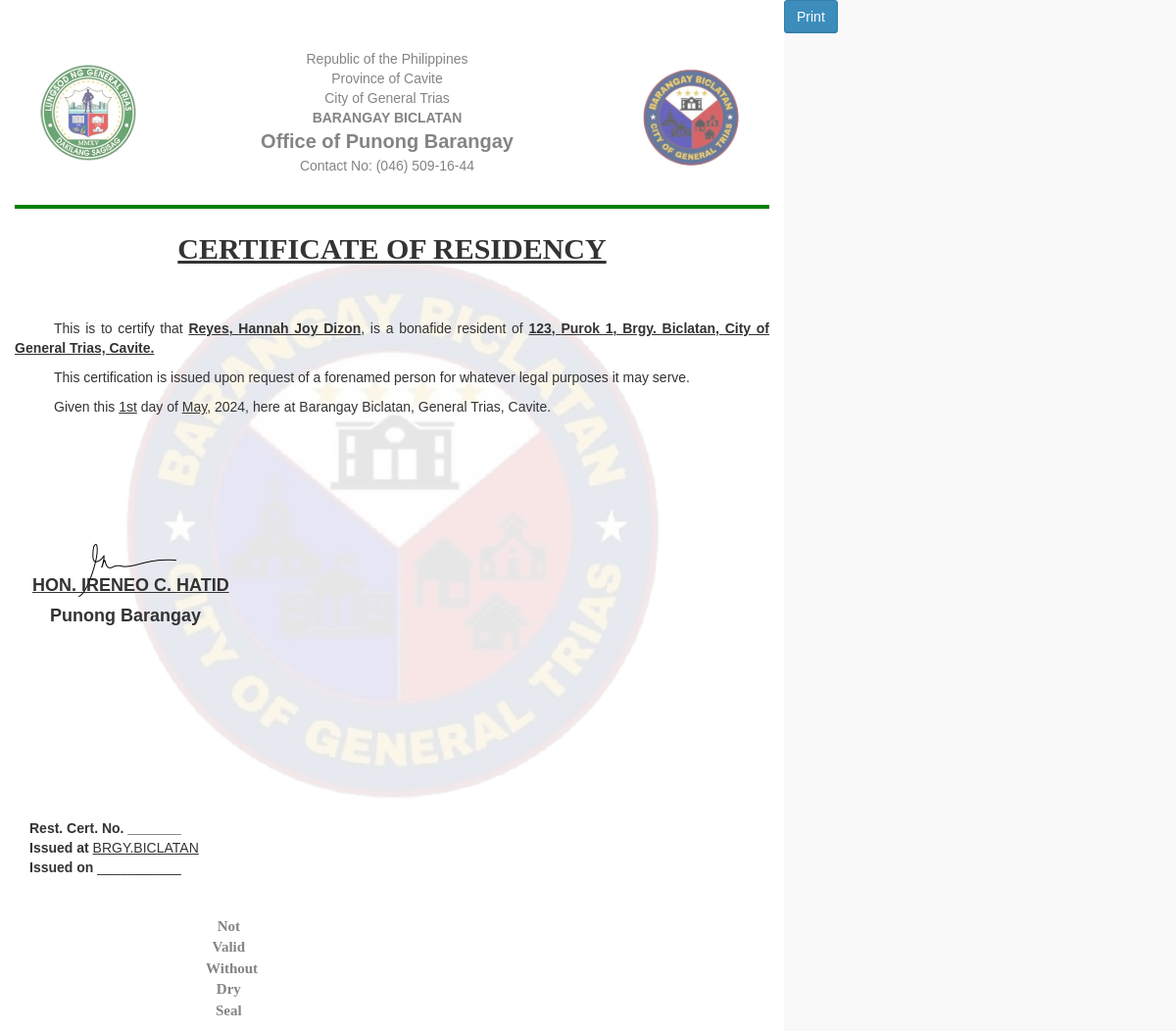
/rescert_form.php?id_rescert=111112, run on the app's committed database.
### tables this page shows
CREATE TABLE `tbl_rescert` (
  `id_rescert` int(11) NOT NULL,
  `id_resident` int(11) NOT NULL,
  `lname` varchar(255) NOT NULL,
  `fname` varchar(255) NOT NULL,
  `mi` varchar(255) NOT NULL,
  `age` varchar(255) NOT NULL,
  `nationality` varchar(255) DEFAULT NULL,
  `houseno` varchar(255) NOT NULL,
  `street` varchar(255) NOT NULL,
  `brgy` varchar(255) NOT NULL,
  `municipal` varchar(255) NOT NULL,
  `date` date NOT NULL,
  `purpose` varchar(255) NOT NULL
);

### classes/main.class.php (called while the page is built, shortened)
<?php
class BMISClass {
    protected $server = "mysql:host=localhost;dbname=bmis";
    protected $user = "root";
    protected $pass = "";
    protected $options = array(PDO::ATTR_ERRMODE => PDO::ERRMODE_EXCEPTION, PDO::ATTR_DEFAULT_FETCH_MODE => PDO::FETCH_ASSOC);
    public function openConn() {
        try {
            $this->con = new PDO($this->server, $this->user, $this->pass, $this->options);
            return $this->con;
        }
        catch(PDOException $e) {
            echo "Datbase Connection Error! ", $e->getMessage();
        }
    }
    public function get_single_certofres_walkin($id_rescert){
        $id_rescert = $_GET['id_rescert'];
        $connection = $this->openConn();
        $stmt = $connection->prepare("SELECT * FROM tbl_rescert where id_rescert = ?");
        $stmt->execute([$id_rescert]);
        $resident = $stmt->fetch();
        $total = $stmt->rowCount();
        if($total > 0 )  {
            return $resident;
        }
        else{
            return false;
        }
    }
}
?>

### rescert_form.php (the view, shortened to what this page needs)
<?php
require('classes/resident.class.php');
$resident = $residentbmis->get_single_certofres_walkin($id_rescert);
?>
<!DOCTYPE html>
<html id="clearance">
<head>
    <link href="bootstrap/css/bootstrap.min.css" rel="stylesheet" type="text/css" />
    <link href="bootstrap/css/font-awesome.min.css" rel="stylesheet" type="text/css" />
    <link href="bootstrap/css/ionicons.min.css" rel="stylesheet" type="text/css" />
    <link href="bootstrap/css/morris-0.4.3.min.css" rel="stylesheet" type="text/css" />
    <link href="bootstrap/css/AdminLTE.css" rel="stylesheet" type="text/css" />
    <link href="bootstrap/css/dataTables.bootstrap.css" rel="stylesheet" type="text/css" />
    <link href="bootstrap/css/select2.css" rel="stylesheet" type="text/css" />
</head>
<body class="skin-black">
    <div class="col-xs-12 col-sm-6 col-md-8" style="background-color: white;">
            <div style="width: 100%; height:100%; max-height: 1000px;">
                <div style="margin-top:30px; opacity: 0.6; display: flex; justify-content: space-between;">
                    <image src="assets/golo1.png" style="width: auto; height: 100px; margin-top: 35px; margin-left: 25px;" />
                    <center>
                        <p style="margin-top: 20px;">Republic of the Philippines<br>
                            Province of Cavite<br>
                            City of General Trias<br>
                            <b>BARANGAY BICLATAN</b><br>
                            <b style="font-size:20px;">Office of Punong Barangay</b><br>
                            Contact No: (046) 509-16-44
                        </p>
                    </center>
                    <image src="assets/golo.png" style="width: auto; height: 110px; margin-top: 35px; margin-right: 25px;" />
                </div>
                <hr style="border:2px solid green;">
                <div style="background-image: url('assets/golo.png'); background-size: cover; background-repeat: no-repeat; background-position: center; background-size: 80%; background-color: rgba(255, 255, 255, 0.9); background-blend-mode: overlay; background-position: center top; height: 800px;">
                    <p class="text-center" style="font-size: 30px; font-weight: bold; font-family: 'Copperplate Gothic Bold';"><u>CERTIFICATE OF RESIDENCY</u><br></p><br><br>
                    <p style="text-indent:40px;text-align: justify;">This is to certify that <u><b><?= $resident['lname']; ?>, <?= $resident['fname']; ?> <?= $resident['mi']; ?></b></u>, is a bonafide resident of <u><b><?= $resident['houseno']; ?>, <?= $resident['street']; ?>, Brgy. Biclatan, City of General Trias, Cavite.</b></u>
                    <p style="text-indent:40px;text-align: justify;">This certification is issued upon request of a forenamed person for whatever legal purposes it may serve.
                        <p style="text-indent:40px;text-align: justify;">Given this <ins><?= date('jS'); ?></ins> day of <ins><?= date('F'); ?></ins>, 2024, here at Barangay Biclatan, General Trias, Cavite.</p> <br><br>
                        <div style="display: flex;">
                            <div style="flex: 1;">
                                <br><br><br><br>
                                <image src="icons/signature.png" style="width:100px; margin-left:65px; position: absolute;" /><br>
                                <label style="font-size:18px;margin-left:1em; margin-top: 10px;"><u>HON. IRENEO C. HATID</u></label><br>
                                <label style="font-size:18px; margin-left:2em;">Punong Barangay</label>
                            </div>
                            <div style="flex: 1;">
                            </div>
                        </div>
                <div class="col-xs-8 col-md-4" style="margin-top: 2em;"><br><br><br><br><br><br><br><br>
                    <b style="text-align: center;">Rest. Cert. No. _______</b><br>
                    <b><span style=" text-align: center;">Issued at </b><u>BRGY.BICLATAN</u></span><br>
                    <b><span style=" text-align: center;">Issued on </b>___________</span><br><br><br>
                    <center>
                        <p style="font-size: 15px; opacity: 0.6; margin-left: 18rem; font-weight: bold; font-family: 'Baskerville Old Face';">Not Valid Without Dry Seal<br></p>
                    </center>
                </div>
            </div>
        </div>
    </div>
    <button class="btn btn-primary noprint" id="printpagebutton" onclick="PrintElem('#clearance')">Print</button>
</body>
</html>

### data on the page
tbl_rescert: lname "Reyes", fname "Hannah Joy", mi "Dizon", houseno "123", street "Purok 1"
